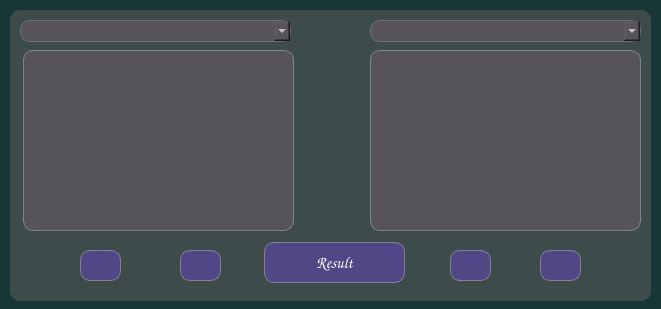
<?xml version="1.0" encoding="UTF-8"?>
<ui version="4.0">
 <class>MainWindow</class>
 <widget class="QMainWindow" name="MainWindow">
  <property name="geometry">
   <rect>
    <x>0</x>
    <y>0</y>
    <width>661</width>
    <height>309</height>
   </rect>
  </property>
  <property name="windowTitle">
   <string>Translator</string>
  </property>
  <property name="windowIcon">
   <iconset>
    <normaloff>icons/main_app_icon.png</normaloff>icons/main_app_icon.png</iconset>
  </property>
  <property name="styleSheet">
   <string notr="true">QLineEdit{
    border: 1px solid rgba(255, 246, 246,80);
    border-radius: 10px;
    font-family: Comic Sans MS;
    font-size: 16px;
    color: white;
    background-color: rgb(62, 75, 75)
}

QLabel{
    border-radius: 10px;
    font-family: Comic Sans MS;
    color:white;
    font-size: 16px;
    background-color: rgb(62, 75, 75);
    border:none;
} 

QWidget{
    background-color: rgb(22, 54, 56);
}

QPushButton{
    background-color: rgba(116, 63, 240,90);
    font-family: Comic Sans MS;
    font-size: 16px;
    border: 1px solid rgba(247,247,247,80);
    border-radius: 10px;
    color: white;
}

QPushButton:hover{
    opacity: 0.2;
    transition: all 0.5s;
}

QPushButton:pressed{
    background-color: rgba(116, 63, 240,90);
	border: 1px solid rgba(247,247,247,80);
}

QFrame{
    background-color: rgb(62, 75, 75);
    border-radius: 10px;
    border: none;
} 

QComboBox{
    font-family: Comic Sans MS;
    font-size: 16px;
    background-color:rgb(86, 83, 90);
    border-radius: 10px;
    border:1px solid rgb(113, 111, 117);
	color:white;
}

QPlainTextEdit{
	border: 1px solid rgba(247,247,247,80);
    border-radius: 10px;
    font-family: Comic Sans MS;
    font-size: 14px;
    color: white;
    background-color:rgb(86, 83, 90)
}</string>
  </property>
  <widget class="QWidget" name="centralwidget">
   <widget class="QFrame" name="frame">
    <property name="geometry">
     <rect>
      <x>10</x>
      <y>10</y>
      <width>641</width>
      <height>291</height>
     </rect>
    </property>
    <property name="frameShape">
     <enum>QFrame::StyledPanel</enum>
    </property>
    <property name="frameShadow">
     <enum>QFrame::Raised</enum>
    </property>
    <widget class="QPlainTextEdit" name="plainTextEdit">
     <property name="geometry">
      <rect>
       <x>13</x>
       <y>40</y>
       <width>271</width>
       <height>181</height>
      </rect>
     </property>
    </widget>
    <widget class="QPlainTextEdit" name="plainTextEdit_2">
     <property name="geometry">
      <rect>
       <x>360</x>
       <y>40</y>
       <width>271</width>
       <height>181</height>
      </rect>
     </property>
    </widget>
    <widget class="QComboBox" name="comboBox">
     <property name="geometry">
      <rect>
       <x>10</x>
       <y>10</y>
       <width>271</width>
       <height>22</height>
      </rect>
     </property>
    </widget>
    <widget class="QComboBox" name="comboBox_2">
     <property name="geometry">
      <rect>
       <x>360</x>
       <y>10</y>
       <width>271</width>
       <height>22</height>
      </rect>
     </property>
    </widget>
    <widget class="QPushButton" name="pushButton">
     <property name="geometry">
      <rect>
       <x>70</x>
       <y>240</y>
       <width>41</width>
       <height>31</height>
      </rect>
     </property>
     <property name="text">
      <string/>
     </property>
     <property name="icon">
      <iconset>
       <normaloff>icons/copy.png</normaloff>icons/copy.png</iconset>
     </property>
     <property name="iconSize">
      <size>
       <width>32</width>
       <height>32</height>
      </size>
     </property>
    </widget>
    <widget class="QPushButton" name="pushButton_2">
     <property name="geometry">
      <rect>
       <x>170</x>
       <y>240</y>
       <width>41</width>
       <height>31</height>
      </rect>
     </property>
     <property name="text">
      <string/>
     </property>
     <property name="icon">
      <iconset>
       <normaloff>icons/voice.png</normaloff>icons/voice.png</iconset>
     </property>
     <property name="iconSize">
      <size>
       <width>32</width>
       <height>32</height>
      </size>
     </property>
    </widget>
    <widget class="QPushButton" name="pushButton_3">
     <property name="geometry">
      <rect>
       <x>440</x>
       <y>240</y>
       <width>41</width>
       <height>31</height>
      </rect>
     </property>
     <property name="text">
      <string/>
     </property>
     <property name="icon">
      <iconset>
       <normaloff>icons/voice.png</normaloff>icons/voice.png</iconset>
     </property>
     <property name="iconSize">
      <size>
       <width>32</width>
       <height>32</height>
      </size>
     </property>
    </widget>
    <widget class="QPushButton" name="pushButton_4">
     <property name="geometry">
      <rect>
       <x>530</x>
       <y>240</y>
       <width>41</width>
       <height>31</height>
      </rect>
     </property>
     <property name="text">
      <string/>
     </property>
     <property name="icon">
      <iconset>
       <normaloff>icons/copy.png</normaloff>icons/copy.png</iconset>
     </property>
     <property name="iconSize">
      <size>
       <width>32</width>
       <height>32</height>
      </size>
     </property>
    </widget>
    <widget class="QPushButton" name="pushButton_5">
     <property name="geometry">
      <rect>
       <x>254</x>
       <y>232</y>
       <width>141</width>
       <height>41</height>
      </rect>
     </property>
     <property name="text">
      <string>Result</string>
     </property>
    </widget>
   </widget>
  </widget>
 </widget>
 <resources/>
 <connections/>
</ui>
